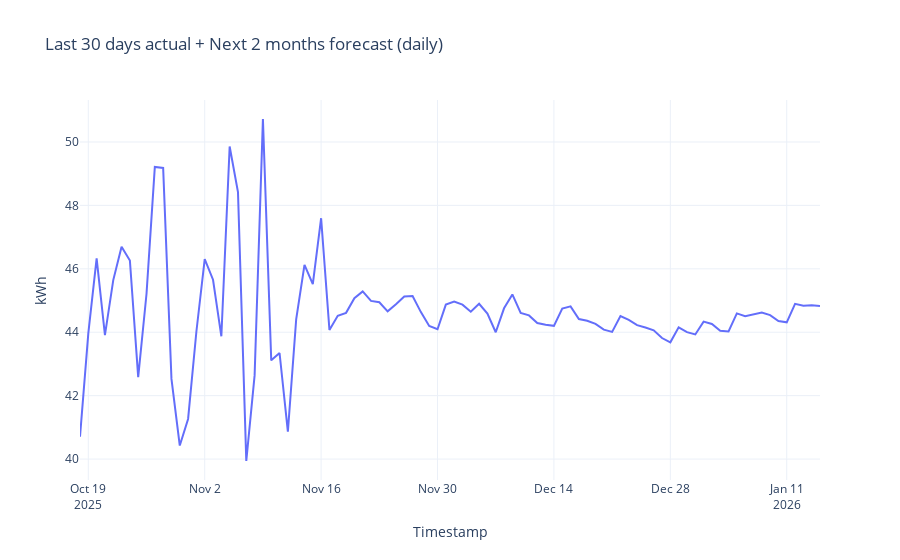

The code cell stored with this chart in its notebook:
### Code cell
# Combine actual last 30 days + forecast
plot_actual   = df_daily[["Timestamp", "Kwh"]].tail(30).rename(columns={"Kwh": "Value"})
plot_forecast = future_df[["Timestamp", "Forecast_Kwh"]].rename(columns={"Forecast_Kwh": "Value"})

plot_df = pd.concat([plot_actual, plot_forecast], ignore_index=True)

fig = px.line(
    plot_df, x="Timestamp", y="Value",
    title=f"Last 30 days actual + Next {months_to_forecast} months forecast (daily)",
    labels={"Value": "kWh"}
)
fig.show()
